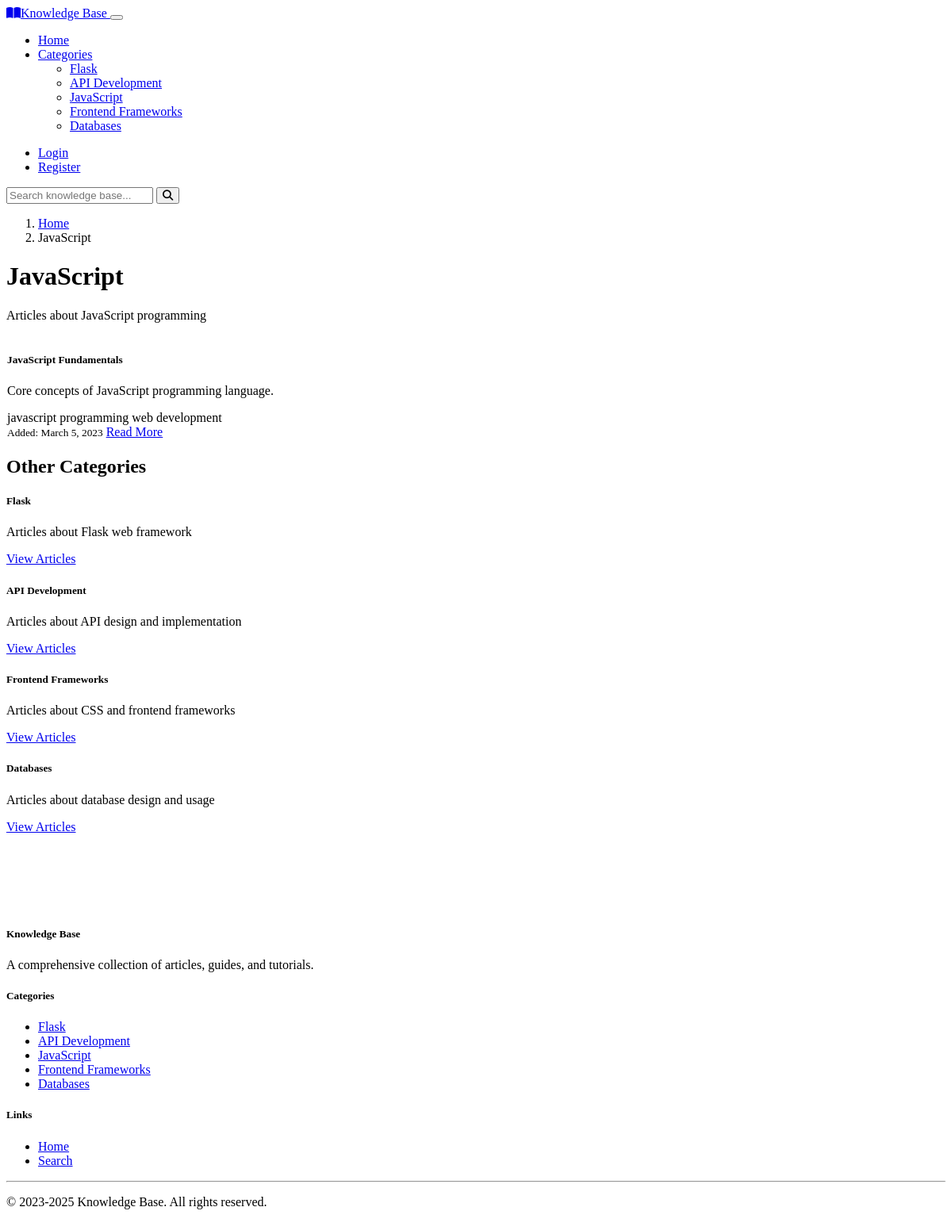
Page /category/3/ on the earlier database version.
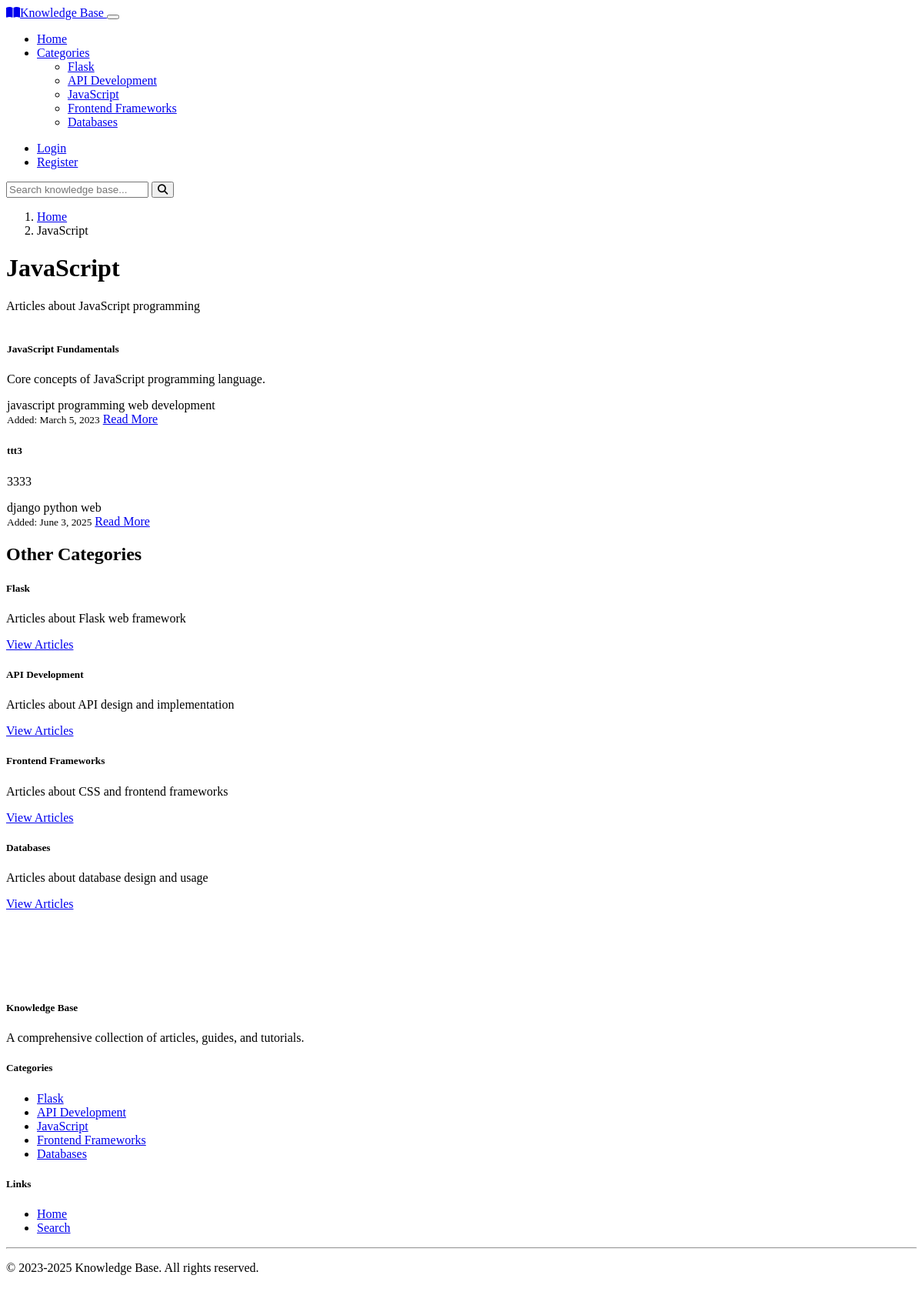
Same page on the later database version.
### kb/models.py (models this page shows, shortened)
class Category(models.Model):
    name = models.CharField(max_length=100)
    description = models.TextField()
    class Meta:
        verbose_name_plural = "Categories"

class Article(models.Model):
    title = models.CharField(max_length=200)
    summary = models.TextField()
    category = models.ForeignKey(Category, on_delete=models.CASCADE, related_name='articles')
    author = models.ForeignKey(User, on_delete=models.CASCADE, related_name='articles', null=True, blank=True)
    tags = models.JSONField(default=list)
    created_at = models.DateField(default=timezone.now)
    updated_at = models.DateField(default=timezone.now)

### kb/views.py (the view)
# urls.py: path('category/<int:category_id>/', views.category_detail, name='category_detail'),
def category_detail(request, category_id):
    category = get_object_or_404(Category, id=category_id)
    articles = Article.objects.filter(category=category)
    context = {
        'category': category,
        'articles': articles,
        'title': f'Category: {category.name}'
    }
    return render(request, 'category.html', context)

### kb/context_processors.py (called while the page is built)
def categories_processor(request):
    return {
        'categories': Category.objects.all()
    }

### templates/category.html (shortened to what this page needs)
{% extends 'layout.html' %}
{% load static %}
{% block content %}
<nav aria-label="breadcrumb">
    <ol class="breadcrumb">
        <li class="breadcrumb-item"><a href="/">Home</a></li>
        <li class="breadcrumb-item active" aria-current="page">{{ category.name }}</li>
    </ol>
</nav>
<div class="mb-4">
    <h1>{{ category.name }}</h1>
    <p class="lead">{{ category.description }}</p>
</div>
{% if articles %}
    <div class="row row-cols-1 row-cols-md-2 g-4">
        {% for article in articles %}
        <div class="col">
            <div class="card article-card h-100">
                <div class="card-body">
                    <h5 class="card-title">{{ article.title }}</h5>
                    <p class="card-text">{{ article.summary }}</p>
                    <div class="mb-3">
                        {% for tag in article.tags %}
                        <span class="badge bg-secondary me-1">{{ tag }}</span>
                        {% endfor %}
                    </div>
                </div>
                <div class="card-footer bg-transparent border-0">
                    <div class="d-flex justify-content-between align-items-center">
                        <small class="text-muted">Added: {{ article.created_at }}</small>
                        <a href="{% url 'article_detail' article_id=article.id %}" class="btn btn-sm btn-primary">Read More</a>
                    </div>
                </div>
            </div>
        </div>
        {% endfor %}
    </div>
{% else %}
    <div class="alert alert-info" role="alert">
        <h4 class="alert-heading">No articles found!</h4>
        <p>There are currently no articles in this category.</p>
    </div>
{% endif %}
<section class="mt-5">
    <h2 class="mb-4">Other Categories</h2>
    <div class="row row-cols-1 row-cols-md-3 g-4">
        {% for cat in categories %}
            {% if cat.id != category.id %}
            <div class="col">
                <div class="card category-card h-100">
                    <div class="card-body">
                        <h5 class="card-title">{{ cat.name }}</h5>
                        <p class="card-text">{{ cat.description }}</p>
                    </div>
                    <div class="card-footer bg-transparent border-0">
                        <a href="{% url 'category_detail' category_id=cat.id %}" class="btn btn-outline-primary">View Articles</a>
                    </div>
                </div>
            </div>
            {% endif %}
        {% endfor %}
    </div>
</section>
{% endblock %}

### templates/layout.html (shortened to what this page needs)
{% load static %}
<!DOCTYPE html>
<html lang="en" data-bs-theme="dark">
<head>
    <link href="https://cdn.replit.com/agent/bootstrap-agent-dark-theme.min.css" rel="stylesheet">
    <link rel="stylesheet" href="https://cdnjs.cloudflare.com/ajax/libs/font-awesome/6.4.0/css/all.min.css">
    <link rel="stylesheet" href="https://cdnjs.cloudflare.com/ajax/libs/highlight.js/11.7.0/styles/github-dark.min.css">
    <link rel="stylesheet" href="{% static 'css/custom.css' %}">
</head>
<body>
    <nav class="navbar navbar-expand-lg navbar-dark bg-dark">
        <div class="container">
            <a class="navbar-brand" href="{% url 'index' %}">
                <i class="fas fa-book-open me-2"></i>Knowledge Base
            </a>
            <button class="navbar-toggler" type="button" data-bs-toggle="collapse" data-bs-target="#navbarMain" aria-controls="navbarMain" aria-expanded="false" aria-label="Toggle navigation">
            </button>
            <div class="collapse navbar-collapse" id="navbarMain">
                <ul class="navbar-nav me-auto">
                    <li class="nav-item">
                        <a class="nav-link {% if request.path == '/' %}active{% endif %}" href="{% url 'index' %}">Home</a>
                    </li>
                    <li class="nav-item dropdown">
                        <a class="nav-link dropdown-toggle" href="#" id="categoriesDropdown" role="button" data-bs-toggle="dropdown" aria-expanded="false">
                            Categories
                        </a>
                        <ul class="dropdown-menu" aria-labelledby="categoriesDropdown">
                            {% for category in categories %}
                            <li><a class="dropdown-item" href="{% url 'category_detail' category_id=category.id %}">{{ category.name }}</a></li>
                            {% endfor %}
                        </ul>
                    </li>
                </ul>
                <ul class="navbar-nav ms-auto">
                    {% if user.is_authenticated %}
                    <li class="nav-item dropdown">
                        <a class="nav-link dropdown-toggle" href="#" id="userDropdown" role="button" data-bs-toggle="dropdown" aria-expanded="false">
                            <i class="fas fa-user me-1"></i>{{ user.username }}
                        </a>
                        <ul class="dropdown-menu dropdown-menu-end" aria-labelledby="userDropdown">
                            <li><a class="dropdown-item" href="{% url 'logout' %}">Logout</a></li>
                        </ul>
                    </li>
                    {% else %}
                    <li class="nav-item">
                        <a class="nav-link {% if request.path == '/login/' %}active{% endif %}" href="{% url 'login' %}">Login</a>
                    </li>
                    <li class="nav-item">
                        <a class="nav-link {% if request.path == '/register/' %}active{% endif %}" href="{% url 'register' %}">Register</a>
                    </li>
                    {% endif %}
                </ul>
                <div class="d-flex position-relative">
                    <form id="searchForm" class="d-flex" action="{% url 'search' %}" method="get">
                        <input id="searchInput" class="form-control me-2" type="search" placeholder="Search knowledge base..." aria-label="Search" name="q">
                        <button class="btn btn-outline-light" type="submit">
                            <i class="fas fa-search"></i>
                        </button>
                    </form>
                </div>
            </div>
        </div>
    </nav>
    <main class="container py-4">
        {% block content %}{% endblock %}
    </main>
    <footer class="footer bg-dark text-light">
        <div class="container">
            <div class="row">
                <div class="col-md-6">
                    <h5>Knowledge Base</h5>
                    <p>A comprehensive collection of articles, guides, and tutorials.</p>
                </div>
                <div class="col-md-3">
                    <h5>Categories</h5>
                    <ul class="list-unstyled">
                        {% for category in categories %}
                        <li><a href="{% url 'category_detail' category_id=category.id %}" class="text-decoration-none link-light">{{ category.name }}</a></li>
                        {% endfor %}
                    </ul>
                </div>
                <div class="col-md-3">
                    <h5>Links</h5>
                    <ul class="list-unstyled">
                        <li><a href="{% url 'index' %}" class="text-decoration-none link-light">Home</a></li>
                        <li><a href="{% url 'search' %}" class="text-decoration-none link-light">Search</a></li>
                    </ul>
                </div>
            </div>
            <hr>
            <div class="text-center">
                <p>&copy; 2023-2025 Knowledge Base. All rights reserved.</p>
            </div>
        </div>
    </footer>
</body>
</html>

### static/css/custom.css (style rules this page uses)
:root { --article-border-color: rgba(255, 255, 255, 0.1); }
.category-card { transition: transform 0.2s ease, box-shadow 0.2s ease; height: 100%; }
.article-card { height: 100%; transition: transform 0.2s ease; border: 1px solid var(--article-border-color); }
.footer { margin-top: 4rem; padding: 2rem 0; border-top: 1px solid var(--bs-border-color); }

Differences in the rows shown:
added Article: title "ttt3", summary "3333", tags "django" "python" "web", created_at "June 3, 2025"
